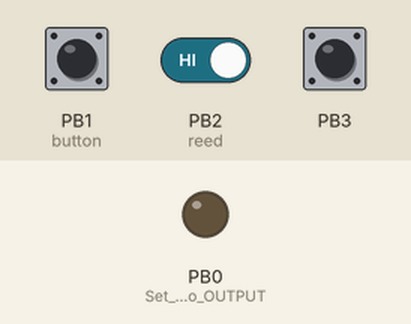
Bench run of a sketch on a simulated ATtiny85, built with avr-gcc and run on an emulated ATtiny85. On the bench: output pins drawn as LEDs (lit = HIGH). The inputs (shaded band) are chosen by the test bench; at power-on: PB3 HIGH, PB1 (button) HIGH, PB2 (reed) HIGH. Sleep ends after the set time or at an interrupt.

Above: at 1.2 s.
1.3 s: PB3 pulled LOW for 0.15 s
At 2.2 s:
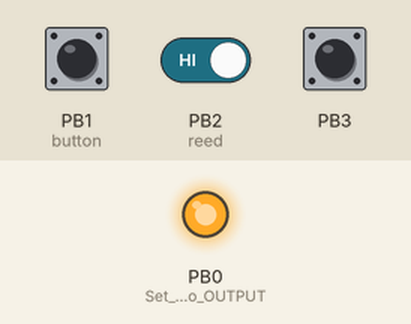
Timing chart, 0 to 4.3 s (numbered marks = the images above; inputs shaded):
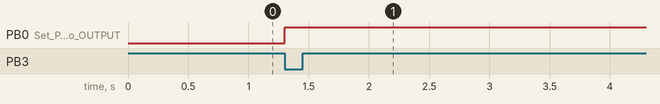

The sketch:

attiny45-door-sensor.ino
```cpp
/* ATtiny45 Low-Power Door Sensor
 * Suman Kr Das
 *
 * PINs Used
 * PB0 -------- To power ESP8266 using PMOS
 * PB1 -------- BUTTON (Also used by ESP8266 for AP Mode and configuration)
 * PB2 -------- REED SWITCH (Also used by ESP8266 for sensing door status)
 * PB3 -------- Input from ESP8266 to cutoff power
 * PB4 -------- NA
 * PB5 -------- NA
 */
#include <avr/sleep.h>
#include <avr/io.h>
#include <avr/interrupt.h>

// Utility macro
#define adc_disable() (ADCSRA &= ~(1<<ADEN)) // disable ADC (before power-off)

#define button PB1
#define reed PB2

#define INTERRUPT_PIN_B PCINT1
#define INTERRUPT_PIN_R PCINT2

#define PCINT_VECTOR PCINT0_vect      // This step is not necessary - it's a naming thing for clarit

volatile bool sleep = true;
volatile bool time_out = false;
volatile unsigned long int prev = 0;

/*
 * This is the interrupt handler called when there is any change on the INT_PIN
 * ISR is defined in the headers - the ATtiny85 only has one handler
 */
ISR(PCINT_VECTOR)
{
  sleep_disable();
  sleep = true;
}

/*
 * Enter Sleep
 */
void enterSleep (void)
{
  sleep_enable();
  sleep_cpu();
}

/*
 * Setup Function
 */
void setup () {
  cli();                              // Disable interrupts during setup
  PCMSK |= (1 << INTERRUPT_PIN_B);    // Enable interrupt handler (ISR) for our chosen interrupt pin (PCINT1)
  PCMSK |= (1 << INTERRUPT_PIN_R);    // Enable interrupt handler (ISR) for our chosen interrupt pin (PCINT2)
  GIMSK |= (1 << PCIE);               // Enable PCINT interrupt in the general interrupt mask

  pinMode(0, OUTPUT);
  digitalWrite(0, HIGH);
  pinMode(button, INPUT_PULLUP);      // Set our interrupt pin as input with a pullup to keep it stable
  pinMode(reed, INPUT_PULLUP);
  pinMode(3, INPUT_PULLUP);
  pinMode(4, INPUT_PULLUP);

  adc_disable();                      // ADC uses ~320uA
  set_sleep_mode(SLEEP_MODE_PWR_DOWN);// Set Sleep Mode
  sei();                              //last line of setup - enable interrupts after setup
  prev = millis();
}

/*
 * Main Loop
 */
void loop () {
  // Wake from sleep
  if(sleep){
    pinMode(0, OUTPUT);               // Set Pin to OUTPUT
    digitalWrite(0, LOW);             // Enable ESP8266
    sleep = false;
    prev = millis();
    delay(1);
  }

  // 3 Minute timeout max
  if((millis() - prev) > 180000){
    time_out = true;
  }

  // Go to sleep
  if((digitalRead(PB3) == LOW) || time_out == true){
    time_out = false;
    digitalWrite(0, HIGH);            // Disable ESP8266
    pinMode(0, INPUT_PULLUP);         // Set pin to i/p PULLUP
    enterSleep();                     // Go to sleep
  }
}
```

Measured:
- after the input at 1.3 s, PB0 (Set_Pin_to_OUTPUT): LOW → HIGH at once
